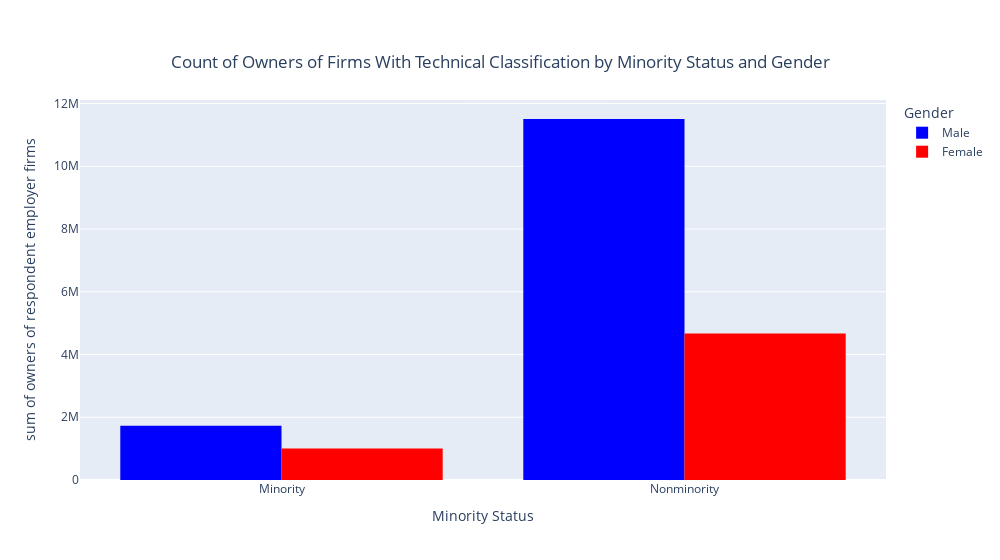

Notebook code cell kept with this figure:
### Code cell
technical_fields_owners_df['OWNPDEMP'] = technical_fields_owners_df['OWNPDEMP'].astype(int)
technical_fields_owners_min_df = technical_fields_owners_df.copy()

technical_fields_owners_min_df.drop(technical_fields_owners_min_df.index[technical_fields_owners_min_df['OWNER_RACE_LABEL'] == 'American Indian and Alaska Native'], inplace=True)
technical_fields_owners_min_df.drop(technical_fields_owners_min_df.index[technical_fields_owners_min_df['OWNER_RACE_LABEL'] == 'White'], inplace=True)
technical_fields_owners_min_df.drop(technical_fields_owners_min_df.index[technical_fields_owners_min_df['OWNER_RACE_LABEL'] == 'Black or African American'], inplace=True)
technical_fields_owners_min_df.drop(technical_fields_owners_min_df.index[technical_fields_owners_min_df['OWNER_RACE_LABEL'] == 'Asian'], inplace=True)
technical_fields_owners_min_df.drop(technical_fields_owners_min_df.index[technical_fields_owners_min_df['OWNER_RACE_LABEL'] == 'Native Hawaiian and Other Pacific Islander'], inplace=True)
technical_fields_owners_min_df.drop(technical_fields_owners_min_df.index[technical_fields_owners_min_df['OWNER_RACE_LABEL'] == 'All owners of respondent firms'], inplace=True)
technical_fields_owners_min_df.drop(technical_fields_owners_min_df.index[technical_fields_owners_min_df['OWNER_SEX_LABEL'] == 'All owners of respondent firms'], inplace=True)

fig = px.histogram(technical_fields_owners_min_df, color='OWNER_SEX_LABEL', x='OWNER_RACE_LABEL', barmode='group', y='OWNPDEMP', title='Count of Owners of Firms With Technical Classification by Minority Status and Gender', labels={'OWNER_SEX_LABEL':'Gender', 'OWNPDEMP': 'owners of respondent employer firms', 'OWNER_RACE_LABEL':'Minority Status'}, color_discrete_map={'Male': 'blue','Female': 'red'})
fig.update_layout(
    title={        
        'y':0.9,
        'x':0.5,
        'xanchor': 'center',
        'yanchor': 'top'},
    width = 1000)
fig.show()

### Figure 1 — Plotly figure (JSON) as saved in the notebook; plotly's stock layout.template omitted (floating-point values rounded to 4 significant figures; data arrays with more than 128 entries replaced by an {"elided": "..."} marker saying what was removed)
{"data": [{"alignmentgroup": "True", "bingroup": "x", "histfunc": "sum", "hovertemplate": "Gender=Male<br>Minority Status=%{x}<br>sum of owners of respondent employer firms=%{y}<extra></extra>", "legendgroup": "Male", "marker": {"color": "blue", "pattern": {"shape": ""}}, "name": "Male", "offsetgroup": "Male", "orientation": "v", "showlegend": true, "type": "histogram", "x": {"elided": "212 str values"}, "xaxis": "x", "y": {"elided": "212 int values"}, "yaxis": "y"}, {"alignmentgroup": "True", "bingroup": "x", "histfunc": "sum", "hovertemplate": "Gender=Female<br>Minority Status=%{x}<br>sum of owners of respondent employer firms=%{y}<extra></extra>", "legendgroup": "Female", "marker": {"color": "red", "pattern": {"shape": ""}}, "name": "Female", "offsetgroup": "Female", "orientation": "v", "showlegend": true, "type": "histogram", "x": {"elided": "212 str values"}, "xaxis": "x", "y": {"elided": "212 int values"}, "yaxis": "y"}], "layout": {"barmode": "group", "legend": {"title": {"text": "Gender"}, "tracegroupgap": 0}, "title": {"text": "Count of Owners of Firms With Technical Classification by Minority Status and Gender", "x": 0.5, "xanchor": "center", "y": 0.9, "yanchor": "top"}, "width": 1000, "xaxis": {"anchor": "y", "domain": [0, 1], "title": {"text": "Minority Status"}}, "yaxis": {"anchor": "x", "domain": [0, 1], "title": {"text": "sum of owners of respondent employer firms"}}}}
